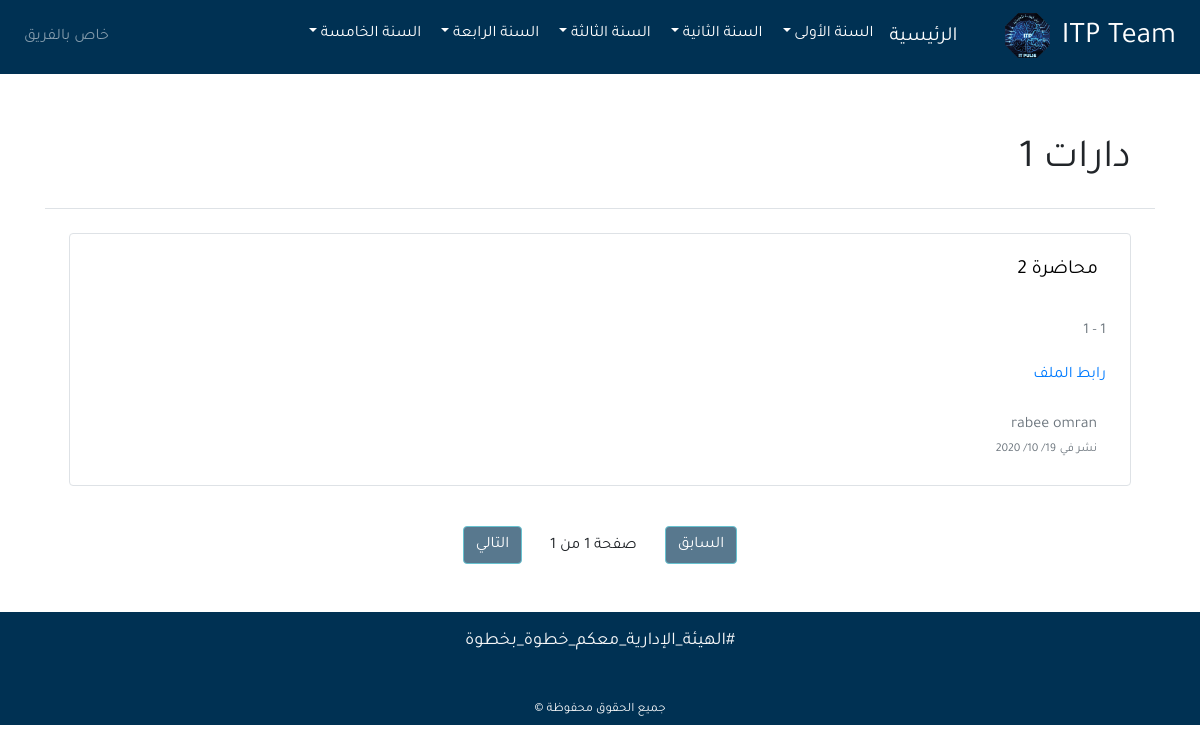
The app's page /1/, older data.
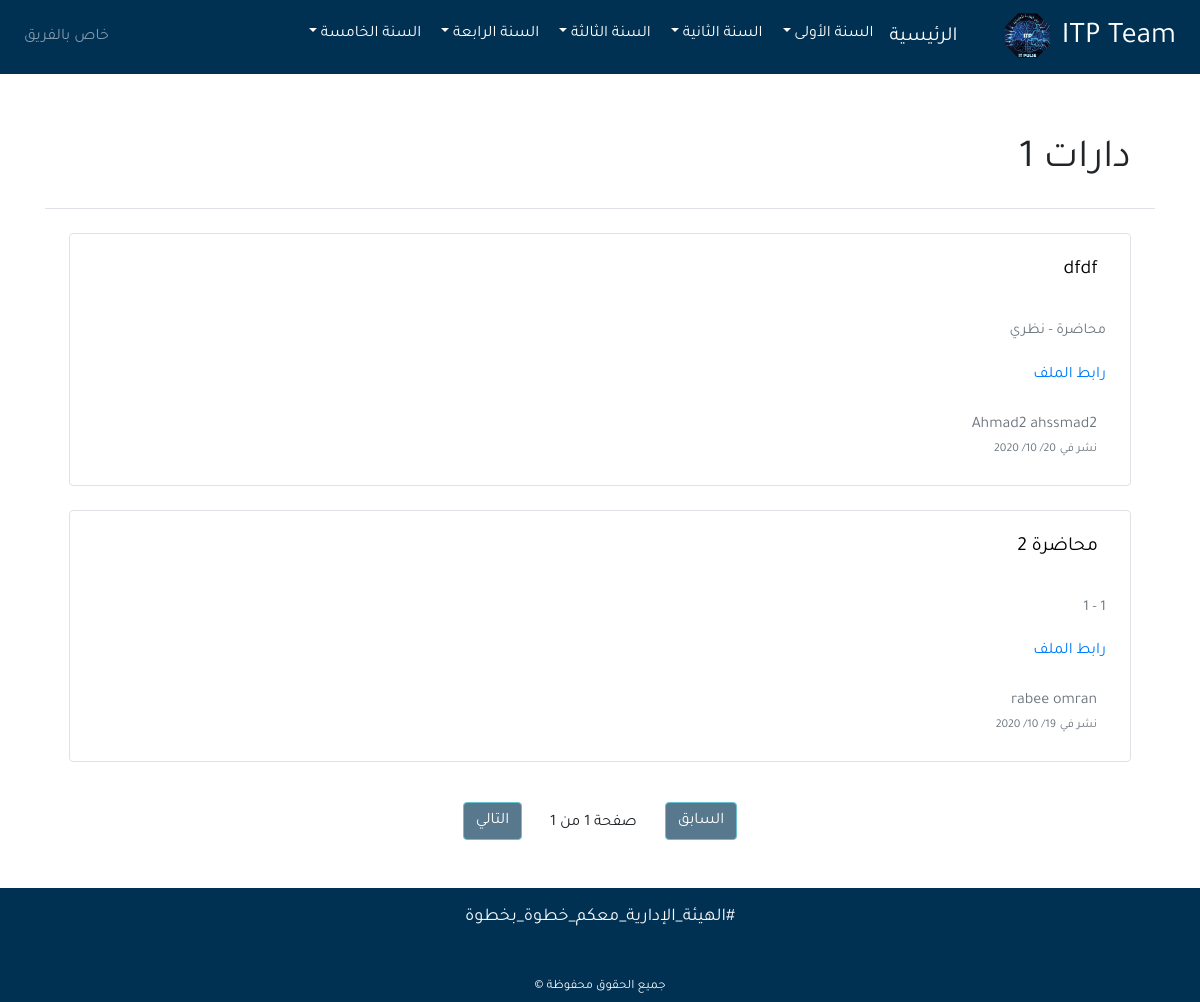
The same page, newer data.
### app/models.py (models this page shows, shortened)
class Subject(models.Model):
    subject = models.CharField(max_length=50)
    session = models.CharField(max_length=15, choices=SESSION)
    year_num = models.ForeignKey(YearNum, related_name='session_year', on_delete=models.CASCADE,)

class Post(models.Model):
    owner = models.ForeignKey(User, related_name='post_owner', on_delete=models.CASCADE,)
    session_year = models.ForeignKey(SessionYear, related_name='session_year', on_delete=models.CASCADE,)
    subject = models.ForeignKey(Subject, related_name='subject_c', on_delete=models.CASCADE,)
    content = models.CharField(max_length=150)
    url = models.URLField()
    subject_type = models.CharField(max_length=15, choices=SUBJECT_TYPE)
    post_type = models.CharField(max_length=15, choices=POST_TYPE)
    updated_at = models.DateTimeField(auto_now=True)
    created_at = models.DateTimeField(auto_now_add=True)
    class Meta:
        ordering = ('-created_at',)

### app/views.py (the view)
# urls.py: path('<int:id>/',views.subject_page ,name='subject_page'),
def subject_page(request, id):
    sub = get_object_or_404( Subject,id = id)
    posts = Post.objects.filter( subject = sub, session_year =SESSION_YEAR)
    if request.method == 'POST':
        post_form = PostCreateForm(data=request.POST)
        if post_form.is_valid():
            session_year_id = post_form.cleaned_data["session_year__year_date"]
            session_year=SessionYear.objects.get(id=session_year_id.id)
            new_post = post_form.save(commit=False)
            new_post.owner = request.user
            new_post.subject = sub
            new_post.session_year = session_year
            new_post.save()
            post_form.is_valid = False
            post_form = PostCreateForm()
    else:
        post_form = PostCreateForm()
    title = sub.subject
    paginator = Paginator(posts, 25)
    page = request.GET.get('page')
    try:
        posts = paginator.page(page)
    except PageNotAnInteger:
        posts = paginator.page(1)
    except EmptyPage:
        posts = paginator.page(paginator.num_pages)
    return render(request,'detail.html', {'title':title,'posts':posts,'page': page,'form':post_form})

### app/templatetags/post_tag.py (called while the page is built)
@register.inclusion_tag('dropdown.html')
def dropdown():
      year_1 = Subject.objects.filter(year_num__year=1,session=SESSION_NUM1)
      year_2 = Subject.objects.filter(year_num__year=2 ,session=SESSION_NUM1)
      year_3 = Subject.objects.filter(year_num__year=3,session=SESSION_NUM1)
      year_4 = Subject.objects.filter(year_num__year=4,session=SESSION_NUM1)
      year_5 = Subject.objects.filter(year_num__year=5,session=SESSION_NUM1)
      context = {
        'year_1':year_1,
         'year_2':year_2,
          'year_3':year_3,
          'year_4':year_4,
           'year_5':year_5
          }
      return context

### app/templates/detail.html (shortened to what this page needs)
{% extends 'base.html'%}
{%load static%}
 {%block content%}
 <div class="col-md-12 mt-5">
{% load bootstrap4 %}
<h1 class="p-4 border-bottom">{{title}}</h1>
{% for p in posts  %}
    <div class="border p-4 m-4 rounded">
   <h5><code  class="comment_body text-dark">
   <a href="#" class="pr-2" style="font-size: 20px; text-decoration: none; color:black" >
    {{p.content}}
   </code></h5>
   <p class=" text-secondary" style="font-size: 15px;">{{p.post_type}} - {{p.subject_type}}</p>
   <a href="{{p.url}} " style=" text-decoration: none;" class=''>رابط الملف</a>
      <div class="row">
     <div class="column mt-4 mr-4">
          <span class=" text-secondary">{{p.owner.first_name}} {{p.owner.last_name}}</span>
         <div><span class="text-secondary " style="font-size: 12px;">نشر في</span>
        <span class="text-secondary" style="font-size: 12px;">{{p.created_at|date:'d/ m/ Y '}} </span>
    </div>
    </div></div>
 </div>
{%empty%}
<h2 class="border-bottom  pb-5"> لم يقم أحد بالنشر بعد   :(</h2>
{% endfor %}
{% include 'pagination.html' with page=posts %}
     {%endblock%}

### app/templates/base.html (shortened to what this page needs)
{%load static%}
{%load post_tag%}
{% load bootstrap4 %}
<!DOCTYPE html>
<html lang="ar">
<head>
    <link rel="stylesheet" href="{% static 'css/bootstrap.min.css' %}">
    <link rel="stylesheet" href="{% static 'css/main.css' %}">
</head>
<body>
<header>
    <nav class=" navbar  navbar-expand-lg navbar-dark  fixed-top" style="background-color: #003153;" >
 <a class="navbar-brand mr-2 "   style=" font-size:30px;" href="{% url 'home' %}">ITP Team
     <img class="rounded mr-1" src="{% static 'images/logo.png' %}" width="45px" alt="Tgrebte" >
    </a>
  <div class="collapse navbar-collapse" id="navbarSupportedContent">
    <ul class="navbar-nav ">
      <li class="nav-item active">
        <a class="nav-link" href="{% url 'home' %}" style="font-size: 20px;">الرئيسية <span class="sr-only">(current)</span></a>
      </li>
      {% dropdown %}
    </ul>
     {% if user.is_authenticated %}
                <ul class="navbar-nav mr-auto">
                  <a class=" pt-3 nav-link active " href="{% url 'add_post' %}">منشور جديد</a>
                <li>
                  <div class="dropdown nav-link active">
                    <a href="#" class=" nav-link dropdown-toggle" data-toggle="dropdown">
                      {{request.user.first_name}}  {{request.user.last_name}}
                    </a>
                    <div class="dropdown-menu rrr pr-3" >
                      <a class="rrr nav-link " href="{% url 'profile' %}">الملف الشخصي</a>
                      <a class="nav-link rrr"   href="{% url 'logout' %}">تسجيل خروج</a>
                </div>
                </li>
                </ul>
                {% else %}
                <ul class="navbar-nav mr-auto">
                    <li class="nav-item"><a class="nav-link" href="{% url 'login' %}">خاص بالفريق</a></li>
                </ul>
                {% endif %}
  </div>
</nav>
</header>
<section>
   <div class="container pt-3">
        <div class="row mt-5 ">
  {% block content %}
     {% endblock content %}
    </div>
        </div>
   </div>
</section>
<footer  style="background-color: #003153;">
    <div class="container-fluid">
         <div class="row">
           <div class="col-md ">
              <div class="col mx-auto">
         <div class="ol-md text-center pt-3">
          <small class="text-light " style="font-size: 18px;">#الهيئة_الإدارية_معكم_خطوة_بخطوة</small>
         </div>
         </div>
         <div class="col mx-auto">
          <div class="col-md text-center pt-1">
          <a class="text-light pr-2" href="https://t.me/ITP_Team1" style="font-size: 23px;">  </a>
        </div>     </div>
    <div class="col mx-auto">
         <div class="col-md text-center p-1">
              <small class="text-light">جميع الحقوق محفوظة &copy;</small>
         </div>
    </div>
    </div>
</footer>
</body>
</html>

### app/templates/dropdown.html (shortened to what this page needs)
<li class="nav-item dropdown active">
    <a class="nav-link dropdown-toggle" href="#" id="navbarDropdown" role="button" data-toggle="dropdown" aria-haspopup="true" aria-expanded="false">
      السنة الأولى
    </a>
  </li>
<li class="nav-item dropdown active">
    <a class="nav-link dropdown-toggle" href="#" id="navbarDropdown" role="button" data-toggle="dropdown" aria-haspopup="true" aria-expanded="false">
      السنة الثانية
    </a>
  </li>
  <li class="nav-item dropdown active">
    <a class="nav-link dropdown-toggle" href="#" id="navbarDropdown" role="button" data-toggle="dropdown" aria-haspopup="true" aria-expanded="false">
      السنة الثالثة
    </a>
  </li>
  <li class="nav-item dropdown active">
    <a class="nav-link dropdown-toggle" href="#" id="navbarDropdown" role="button" data-toggle="dropdown" aria-haspopup="true" aria-expanded="false">
      السنة الرابعة
    </a>
  </li>
  <li class="nav-item dropdown active">
    <a class="nav-link dropdown-toggle" href="#" id="navbarDropdown" role="button" data-toggle="dropdown" aria-haspopup="true" aria-expanded="false">
      السنة الخامسة
    </a>
  </li>

### app/templates/pagination.html
       <div class=" pt-3 mt-4 mb-5 text-center">
        {% if page.has_previous %}
        <a class="btn btn-info " style="background-color: #003153;" href="?page={{page.previous_page_number}}">السابق</a>
        {% else %}
        <a class="btn btn-info  disabled" style="background-color: #003153;" href="#">السابق</a>
        {% endif %}
           <span class="pr-4 pl-4">صفحة {{page.number}} من {{page.paginator.num_pages}}</span>
           {% if page.has_next %}
           <a class="btn btn-info " style="background-color: #003153;" href="?page={{page.next_page_number}}">التالي</a>
           {% else %}
           <a class="btn btn-info  disabled" style="background-color: #003153;" href="#">التالي</a>
           {% endif %}
       </div>

### static/css/main.css (style rules this page uses)
body { font-family : 'Tajawal',sans-serif; }
html, body { direction : rtl; text-align : right; }
.comment_body { font-family : 'Tajawal' !important; }

### app/templates/base.html (style rules this page uses)
.navbar-brand , .navbar-li { transition:0.5s; display: block; }

Row changes from the older to the newer data that the page shows:
added Post: content "dfdf", post_type "محاضرة", subject_type "نظري", owner.first_name "Ahmad2", owner.last_name "ahssmad2", created_at "20/ 10/ 2020"
